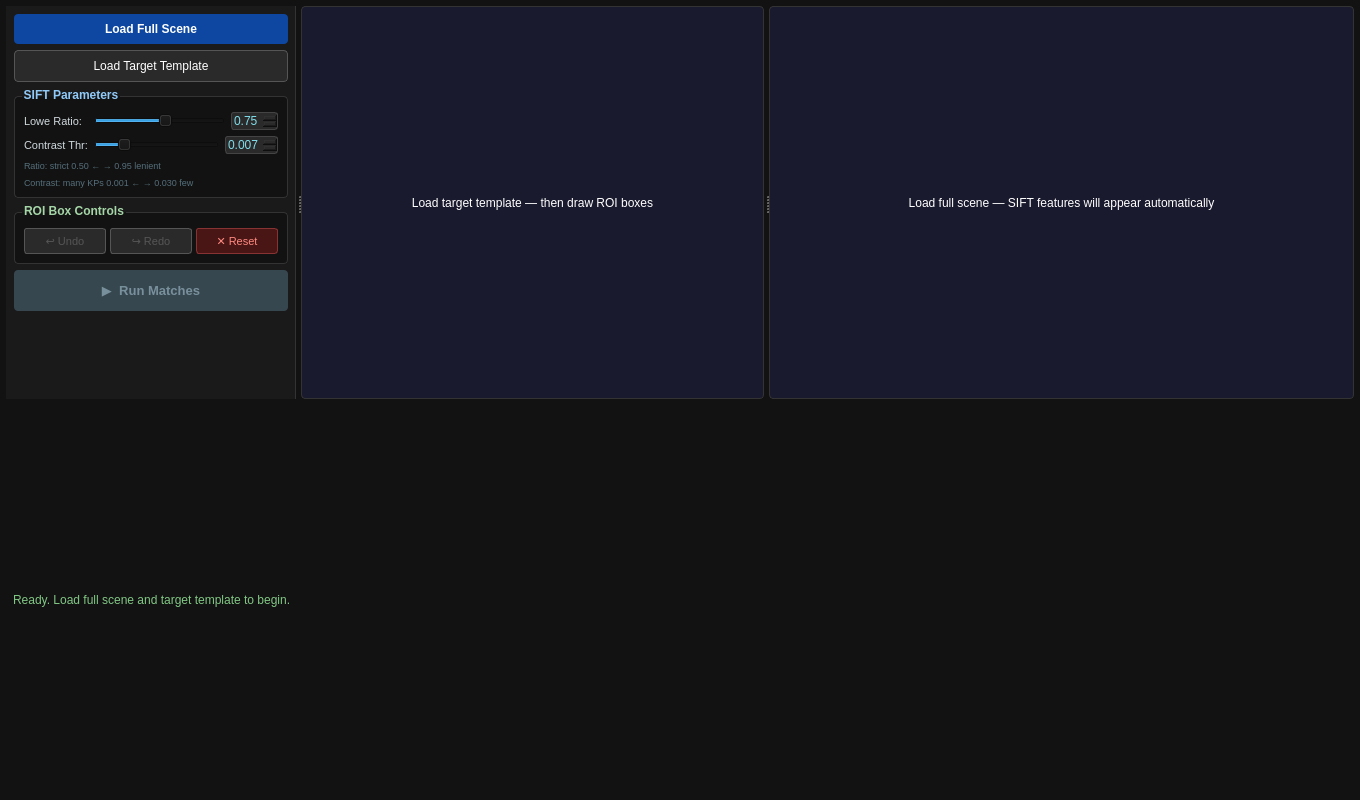
<?xml version="1.0" encoding="UTF-8"?>
<ui version="4.0">
 <class>MainWindow</class>
 <widget class="QMainWindow" name="MainWindow">
  <property name="geometry"><rect><x>0</x><y>0</y><width>1360</width><height>800</height></rect></property>
  <property name="windowTitle"><string>Feature Detection and Matching</string></property>
  <property name="styleSheet"><string>background-color:#121212; color:#ffffff;</string></property>
  <widget class="QWidget" name="centralwidget">
   <layout class="QVBoxLayout" name="outerLayout">
    <property name="spacing"><number>4</number></property>
    <property name="leftMargin"><number>6</number></property>
    <property name="topMargin"><number>6</number></property>
    <property name="rightMargin"><number>6</number></property>
    <property name="bottomMargin"><number>4</number></property>
    <item>
     <widget class="QSplitter" name="mainSplitter">
      <property name="orientation"><enum>Qt::Horizontal</enum></property>
      <property name="handleWidth"><number>5</number></property>
      <!-- ── Left control panel ────────────────────────────────────── -->
      <widget class="QWidget" name="leftPanel" native="true">
       <property name="minimumSize"><size><width>220</width><height>0</height></size></property>
       <property name="maximumSize"><size><width>290</width><height>16777215</height></size></property>
       <property name="styleSheet"><string>QWidget#leftPanel{background:#1a1a1a; border-right:1px solid #333;}</string></property>
       <layout class="QVBoxLayout" name="leftLayout">
        <property name="spacing"><number>6</number></property>
        <property name="leftMargin"><number>8</number></property>
        <property name="topMargin"><number>8</number></property>
        <property name="rightMargin"><number>8</number></property>
        <property name="bottomMargin"><number>8</number></property>
        <!-- Load buttons -->
        <item>
         <widget class="QPushButton" name="btnLoadFullScene">
          <property name="text"><string>Load Full Scene</string></property>
          <property name="styleSheet"><string>QPushButton{background:#0D47A1;color:white;border:none;border-radius:4px;padding:8px;font-weight:bold;}QPushButton:hover{background:#1565C0;}QPushButton:disabled{background:#37474F;color:#78909C;}</string></property>
         </widget>
        </item>
        <item>
         <widget class="QPushButton" name="btnLoadTargetTemplate">
          <property name="text"><string>Load Target Template</string></property>
          <property name="styleSheet"><string>QPushButton{background:#2a2a2a;color:white;border:1px solid #555;border-radius:4px;padding:8px;}QPushButton:hover{background:#333;}QPushButton:disabled{background:#37474F;color:#78909C;}</string></property>
         </widget>
        </item>
        <!-- SIFT Parameters -->
        <item>
         <widget class="QGroupBox" name="groupParams">
          <property name="title"><string>SIFT Parameters</string></property>
          <property name="styleSheet"><string>QGroupBox{color:#90CAF9;font-weight:bold;border:1px solid #333;border-radius:4px;margin-top:8px;padding-top:6px;}QGroupBox::title{subcontrol-origin:margin;left:8px;}</string></property>
          <layout class="QFormLayout" name="formParams">
           <property name="labelAlignment"><set>Qt::AlignLeft</set></property>
           <property name="fieldGrowthPolicy"><enum>QFormLayout::AllNonFixedFieldsGrow</enum></property>
           <item row="0" column="0">
            <widget class="QLabel" name="labelRatio">
             <property name="text"><string>Lowe Ratio:</string></property>
             <property name="styleSheet"><string>border:none;color:#CFD8DC;font-size:11px;</string></property>
            </widget>
           </item>
           <item row="0" column="1">
            <layout class="QHBoxLayout">
             <item>
              <widget class="QSlider" name="sliderRatio">
               <property name="minimum"><number>50</number></property>
               <property name="maximum"><number>95</number></property>
               <property name="value"><number>75</number></property>
               <property name="orientation"><enum>Qt::Horizontal</enum></property>
              </widget>
             </item>
             <item>
              <widget class="QDoubleSpinBox" name="spinRatio">
               <property name="minimum"><double>0.50</double></property>
               <property name="maximum"><double>0.95</double></property>
               <property name="singleStep"><double>0.01</double></property>
               <property name="value"><double>0.75</double></property>
               <property name="maximumWidth"><number>65</number></property>
               <property name="styleSheet"><string>background:#2a2a2a;border:1px solid #444;border-radius:3px;color:#80DEEA;</string></property>
              </widget>
             </item>
            </layout>
           </item>
           <item row="1" column="0">
            <widget class="QLabel" name="labelContrast">
             <property name="text"><string>Contrast Thr:</string></property>
             <property name="styleSheet"><string>border:none;color:#CFD8DC;font-size:11px;</string></property>
            </widget>
           </item>
           <item row="1" column="1">
            <layout class="QHBoxLayout">
             <item>
              <widget class="QSlider" name="sliderContrast">
               <property name="minimum"><number>1</number></property>
               <property name="maximum"><number>30</number></property>
               <property name="value"><number>7</number></property>
               <property name="orientation"><enum>Qt::Horizontal</enum></property>
              </widget>
             </item>
             <item>
              <widget class="QDoubleSpinBox" name="spinContrast">
               <property name="minimum"><double>0.001</double></property>
               <property name="maximum"><double>0.030</double></property>
               <property name="decimals"><number>3</number></property>
               <property name="singleStep"><double>0.001</double></property>
               <property name="value"><double>0.007</double></property>
               <property name="maximumWidth"><number>65</number></property>
               <property name="styleSheet"><string>background:#2a2a2a;border:1px solid #444;border-radius:3px;color:#80DEEA;</string></property>
              </widget>
             </item>
            </layout>
           </item>
           <!-- hint labels -->
           <item row="2" column="0" colspan="2">
            <widget class="QLabel">
             <property name="text"><string>Ratio: strict 0.50 ← → 0.95 lenient</string></property>
             <property name="styleSheet"><string>border:none;color:#546E7A;font-size:9px;</string></property>
            </widget>
           </item>
           <item row="3" column="0" colspan="2">
            <widget class="QLabel">
             <property name="text"><string>Contrast: many KPs 0.001 ← → 0.030 few</string></property>
             <property name="styleSheet"><string>border:none;color:#546E7A;font-size:9px;</string></property>
            </widget>
           </item>
          </layout>
         </widget>
        </item>
        <!-- ROI Controls -->
        <item>
         <widget class="QGroupBox" name="groupROI">
          <property name="title"><string>ROI Box Controls</string></property>
          <property name="styleSheet"><string>QGroupBox{color:#A5D6A7;font-weight:bold;border:1px solid #333;border-radius:4px;margin-top:8px;padding-top:6px;}QGroupBox::title{subcontrol-origin:margin;left:8px;}</string></property>
          <layout class="QVBoxLayout">
           <property name="spacing"><number>4</number></property>
           <item>
            <layout class="QHBoxLayout">
             <item>
              <widget class="QPushButton" name="btnUndo">
               <property name="text"><string>↩ Undo</string></property>
               <property name="enabled"><bool>false</bool></property>
               <property name="styleSheet"><string>QPushButton{background:#2a2a2a;border:1px solid #555;border-radius:3px;padding:5px;font-size:11px;}QPushButton:hover{background:#383838;}QPushButton:disabled{color:#555;}</string></property>
              </widget>
             </item>
             <item>
              <widget class="QPushButton" name="btnRedo">
               <property name="text"><string>↪ Redo</string></property>
               <property name="enabled"><bool>false</bool></property>
               <property name="styleSheet"><string>QPushButton{background:#2a2a2a;border:1px solid #555;border-radius:3px;padding:5px;font-size:11px;}QPushButton:hover{background:#383838;}QPushButton:disabled{color:#555;}</string></property>
              </widget>
             </item>
             <item>
              <widget class="QPushButton" name="btnReset">
               <property name="text"><string>✕ Reset</string></property>
               <property name="styleSheet"><string>QPushButton{background:#4a1515;border:1px solid #833;border-radius:3px;padding:5px;font-size:11px;color:#FF8A80;}QPushButton:hover{background:#5a2020;}</string></property>
              </widget>
             </item>
            </layout>
           </item>
          </layout>
         </widget>
        </item>
        <!-- Run button -->
        <item>
         <widget class="QPushButton" name="btnRunMatch">
          <property name="text"><string>▶  Run Matches</string></property>
          <property name="enabled"><bool>false</bool></property>
          <property name="styleSheet"><string>QPushButton{background:#005f73;color:white;border:none;border-radius:4px;padding:12px;font-weight:bold;font-size:13px;}QPushButton:hover{background:#0a7080;}QPushButton:disabled{background:#37474F;color:#78909C;}</string></property>
         </widget>
        </item>
        <item>
         <spacer>
          <property name="orientation"><enum>Qt::Vertical</enum></property>
          <property name="sizeHint"><size><width>20</width><height>20</height></size></property>
         </spacer>
        </item>
       </layout>
      </widget>
      <!-- ── Right image area (target LEFT, full scene RIGHT) ─────── -->
      <widget class="QSplitter" name="imageSplitter">
       <property name="orientation"><enum>Qt::Horizontal</enum></property>
       <property name="handleWidth"><number>5</number></property>
       <!-- Target template: user draws ROI boxes here; arrows START here -->
       <widget class="InteractiveLabel" name="lblTemplate">
        <property name="text"><string>Load target template — then draw ROI boxes</string></property>
        <property name="alignment"><set>Qt::AlignCenter</set></property>
        <property name="scaledContents"><bool>true</bool></property>
        <property name="styleSheet"><string>background:#1a1a2e;border:1px solid #333;border-radius:4px;</string></property>
       </widget>
       <!-- Full scene: SIFT circles shown here; match arrows END here -->
       <widget class="QLabel" name="lblOutputImage">
        <property name="text"><string>Load full scene — SIFT features will appear automatically</string></property>
        <property name="alignment"><set>Qt::AlignCenter</set></property>
        <property name="scaledContents"><bool>true</bool></property>
        <property name="styleSheet"><string>background:#1a1a2e;border:1px solid #333;border-radius:4px;</string></property>
       </widget>
      </widget>
     </widget>
    </item>
    <!-- Status bar -->
    <item>
     <widget class="QLabel" name="lblStatus">
      <property name="text"><string>Ready. Load full scene and target template to begin.</string></property>
      <property name="styleSheet"><string>color:#81C784;font-size:12px;padding:3px 4px;</string></property>
     </widget>
    </item>
   </layout>
  </widget>
 </widget>
 <customwidgets>
  <customwidget>
   <class>InteractiveLabel</class>
   <extends>QLabel</extends>
   <header>interactive_label.h</header>
  </customwidget>
 </customwidgets>
</ui>
